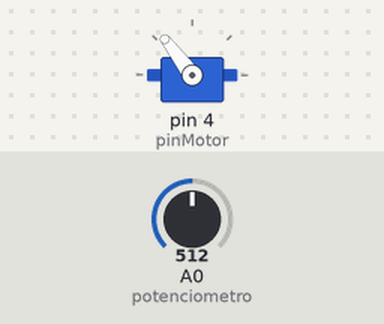
Bench run of a sketch on a simulated Arduino Uno, built with avr-gcc and run on an emulated ATmega328P. Shown: servo. The test bench sets the inputs (shaded band); at power-on: A0 (potenciometro) = 512.

Above: at 1.2 s.
1.3 s: A0 (potenciometro) set to 716
At 2.1 s:
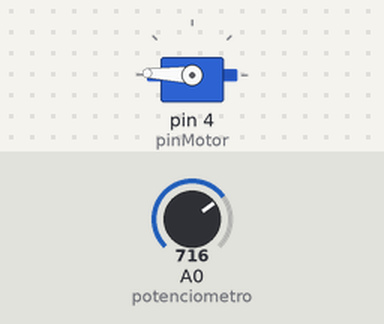
2.8 s: A0 (potenciometro) set to 900
At 3.1 s:
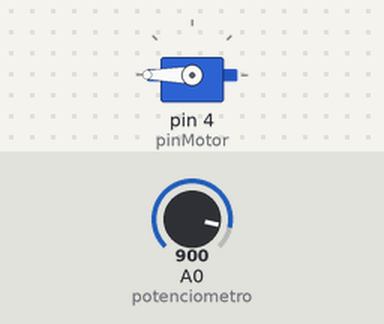
4.3 s: A0 (potenciometro) set to 306
At 5.5 s:
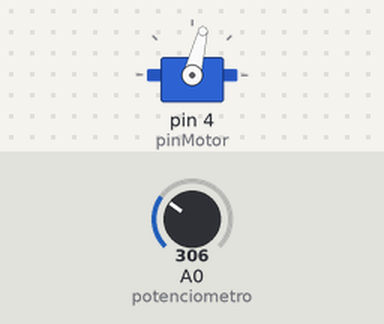
5.8 s: A0 (potenciometro) set to 122
At 6.8 s:
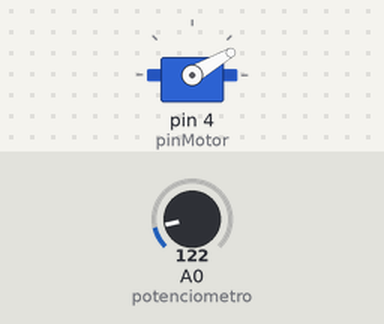
7.3 s: A0 (potenciometro) set to 0
At 7.7 s:
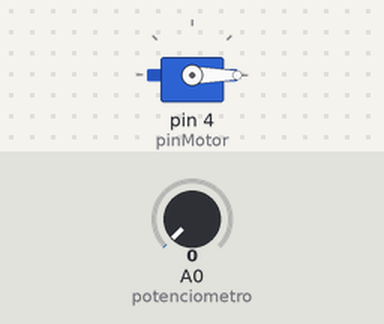
8.8 s: A0 (potenciometro) set to 511
At 10.2 s:
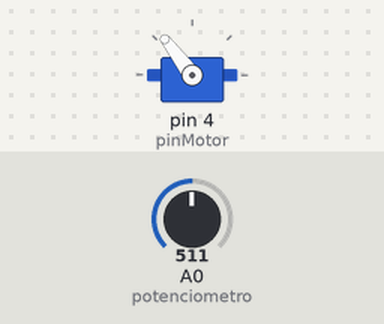
Timing chart, 0 to 11.3 s (numbered marks = the images above; inputs shaded):
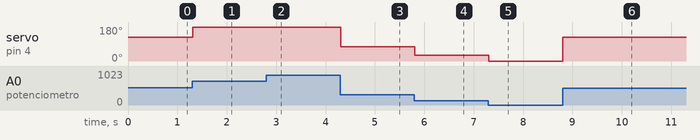

Measured:
- after the input at 1.3 s, servo on pin 4 (pinMotor): 127° → 178° at once
- after the input at 2.8 s, servo on pin 4 (pinMotor): 178° → 180° at once
- after the input at 4.3 s, servo on pin 4 (pinMotor): 180° → 76° at once
- after the input at 5.8 s, servo on pin 4 (pinMotor): 76° → 30° at once
- after the input at 7.3 s, servo on pin 4 (pinMotor): 30° → 0° at once
- after the input at 8.8 s, servo on pin 4 (pinMotor): 0° → 127° at once

The sketch:

ControlServoPoteLed.ino
```cpp
#include <Servo.h>

#define potenciometro A0
#define led 2
#define pinMotor 4
#define temporizador 10

Servo servo1;

int valorPotenciometro;

void setup() {
  // put your setup code here, to run once:
servo1.attach(pinMotor);
pinMode(potenciometro,INPUT);
valorPotenciometro=0;

}

void loop() {
  // put your main code here, to run repeatedly:
  //Colocamos todo en una sola linea para ahorrar codigo
  //la funcion map convierte la señal analogo y digital en una sola de salida relacionada
  //La funcion analogRead es la lectura de los valores del pote
valorPotenciometro=map(analogRead(potenciometro), 0, 1023, 0, 255);

servo1.write(valorPotenciometro);

delay(temporizador);


}
```
